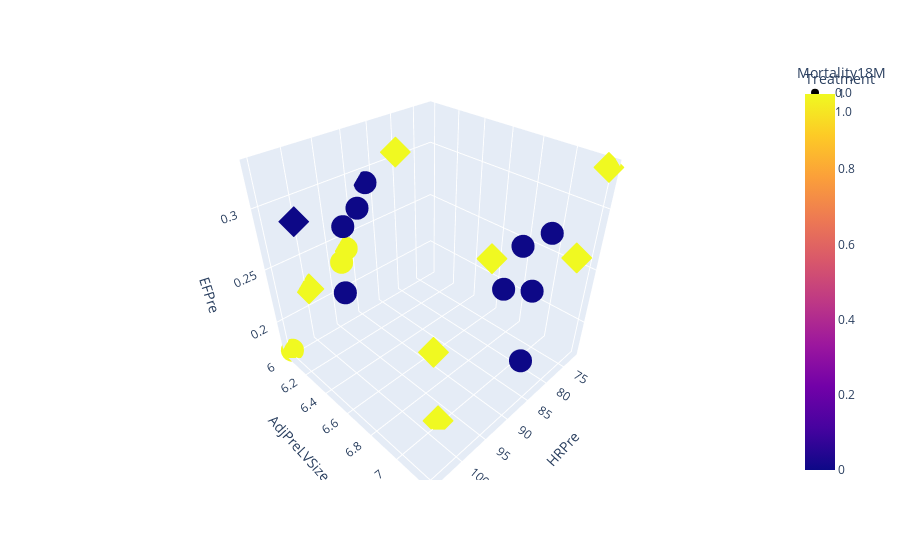

Notebook code cell kept with this figure:
### Code cell
import plotly.express as px
  
fig = px.scatter_3d(df, x = df['HRPre'], 
                    y = df['AdjPreLVSize'], z=df['EFPre'],
                    color = 'Treatment', symbol= 'Mortality18M')
  
fig.show()

### Figure 1 — Plotly figure (JSON) as saved in the notebook; plotly's stock layout.template omitted (floating-point values rounded to 4 significant figures)
{"data": [{"hovertemplate": "Mortality18M=0.0<br>HRPre=%{x}<br>AdjPreLVSize=%{y}<br>EFPre=%{z}<br>Treatment=%{marker.color}<extra></extra>", "legendgroup": "0.0", "marker": {"color": [0, 0, 0, 1, 0, 1, 0, 0, 0, 0, 0, 1], "coloraxis": "coloraxis", "symbol": "circle"}, "mode": "markers", "name": "0.0", "scene": "scene", "showlegend": true, "type": "scatter3d", "x": [82, 89, 95, 105, 79, 95, 87, 91, 94, 90, 87, 92], "y": [7.1, 7.1, 6.1, 6, 7.1, 6.1, 6, 6.1, 6.1, 7.2, 7.2, 6], "z": [0.25, 0.27, 0.21, 0.17, 0.29, 0.24, 0.29, 0.28, 0.27, 0.31, 0.21, 0.24]}, {"hovertemplate": "Mortality18M=1.0<br>HRPre=%{x}<br>AdjPreLVSize=%{y}<br>EFPre=%{z}<br>Treatment=%{marker.color}<extra></extra>", "legendgroup": "1.0", "marker": {"color": [1, 1, 1, 1, 1, 1, 1, 0], "coloraxis": "coloraxis", "symbol": "diamond"}, "mode": "markers", "name": "1.0", "scene": "scene", "showlegend": true, "type": "scatter3d", "x": [100, 99, 92, 98, 72, 85, 76, 102], "y": [6, 7, 7.1, 7, 7.2, 6.2, 7.2, 6.1], "z": [0.22, 0.24, 0.3, 0.17, 0.33, 0.32, 0.27, 0.29]}], "layout": {"coloraxis": {"colorbar": {"title": {"text": "Treatment"}}, "colorscale": [[0, "#0d0887"], [0.1111, "#46039f"], [0.2222, "#7201a8"], [0.3333, "#9c179e"], [0.4444, "#bd3786"], [0.5556, "#d8576b"], [0.6667, "#ed7953"], [0.7778, "#fb9f3a"], [0.8889, "#fdca26"], [1, "#f0f921"]]}, "legend": {"title": {"text": "Mortality18M"}, "tracegroupgap": 0}, "margin": {"t": 60}, "scene": {"domain": {"x": [0, 1], "y": [0, 1]}, "xaxis": {"title": {"text": "HRPre"}}, "yaxis": {"title": {"text": "AdjPreLVSize"}}, "zaxis": {"title": {"text": "EFPre"}}}}}
